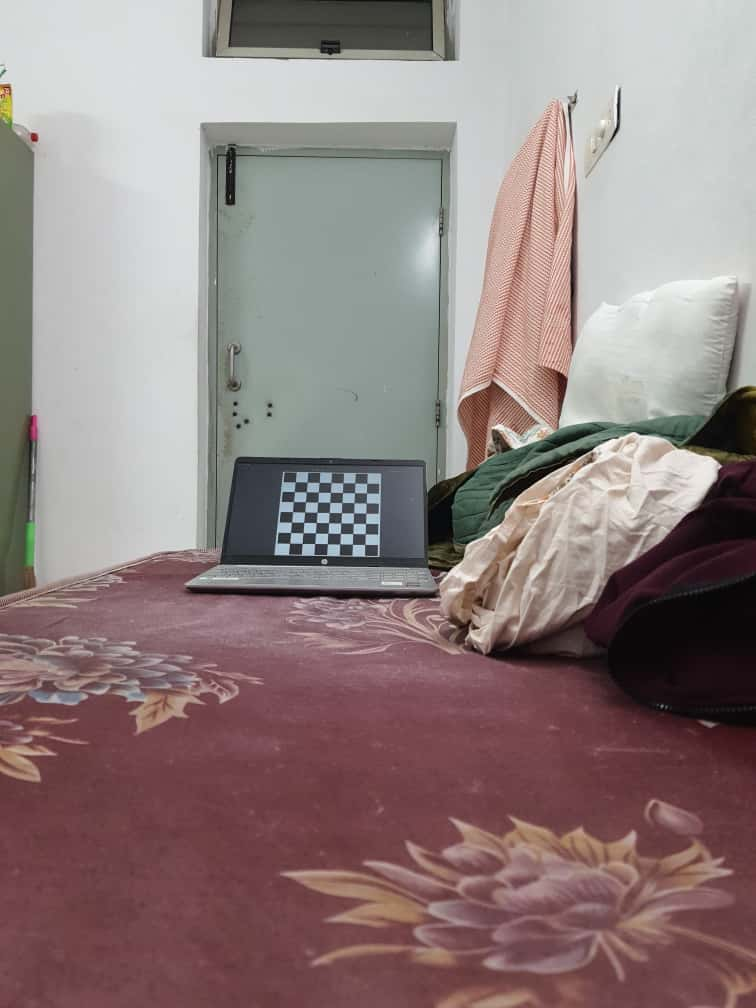
#> input picture images/left/left_1.jpg, 756 x 1008 px; its folder holds only this picture in this run
$ jupyter execute --allow-errors calibrate-fuzzy.ipynb   (older library calls are emulated)
#> lines starting #> are read from the running program, lines starting #| are printed output that depends on the picture
[cell 1]
import numpy as np
import cv2
import glob
import os

# ===================================================================
# -------------------- CONFIGURATION (EDIT THIS) --------------------
# ===================================================================

# 1. CHECKERBOARD DIMENSIONS (internal corners: width-1, height-1)
#    For an 8x8 squares board, this is (7, 7)
CHECKERBOARD_DIMS = (7, 7)

# 2. SQUARE SIZE (in any real-world unit, e.g., mm, cm, inches)
#    Measure one square on your physical checkerboard (on your laptop screen).
SQUARE_SIZE_MM = 21  # <--- IMPORTANT: MEASURE THIS ACCURATELY ON YOUR SCREEN!

# 3. IMAGE FILE PATHS (use wildcards)
#    Update these to match your folder structure. Assuming .jpg files.
IMAGES_PATH_LEFT = 'images/left/*.jpg'
IMAGES_PATH_RIGHT = 'images/right/*.jpg'

# ===================================================================
# -------------------- END OF CONFIGURATION -------------------------
# ===================================================================

# Termination criteria for corner refinement (used in cornerSubPix and stereoCalibrate)
criteria = (cv2.TERM_CRITERIA_EPS + cv2.TERM_CRITERIA_MAX_ITER, 30, 0.001)

# Prepare 3D object points (e.g., (0,0,0), (1,0,0), (2,0,0) ....,(8,5,0) scaled by SQUARE_SIZE_MM)
objp = np.zeros((CHECKERBOARD_DIMS[0] * CHECKERBOARD_DIMS[1], 3), np.float32)
objp[:, :2] = np.mgrid[0:CHECKERBOARD_DIMS[0], 0:CHECKERBOARD_DIMS[1]].T.reshape(-1, 2)
objp = objp * SQUARE_SIZE_MM # Scale by square size

# Arrays to store object points and image points from all images
objpoints = []  # 3D points in real world space (the checkerboard corners)
imgpoints_left = [] # 2D points in left image plane (detected pixel coordinates)
imgpoints_right = [] # 2D points in right image plane (detected pixel coordinates)

# Get image file names
images_left = sorted(glob.glob(IMAGES_PATH_LEFT))
images_right = sorted(glob.glob(IMAGES_PATH_RIGHT))

# --- Initial checks for image loading ---
if not images_left or not images_right:
    print("Error: No images found. Check your IMAGE_PATH settings and folder structure.")
    print(f"Looked for: '{IMAGES_PATH_LEFT}' and '{IMAGES_PATH_RIGHT}'")
    exit()

print(f"Found {len(images_left)} left images and {len(images_right)} right images.")

# Ensure we have a matching number of images
if len(images_left) != len(images_right):
    print("Error: Mismatched number of left and right images. Aborting.")
    exit()

# Store image dimensions (will be taken from the first image loaded)
image_size = None

# Flags for findChessboardCorners (helps with lighting and image normalization)
find_corner_flags = cv2.CALIB_CB_ADAPTIVE_THRESH + cv2.CALIB_CB_NORMALIZE_IMAGE + cv2.CALIB_CB_FAST_CHECK

# Iterate through all image pairs
for img_left_path, img_right_path in zip(images_left, images_right):
    img_left = cv2.imread(img_left_path)
#> img_left is the input picture: shape (1008, 756, 3); mean B, G, R 127, 127.8, 143.6
    img_right = cv2.imread(img_right_path)
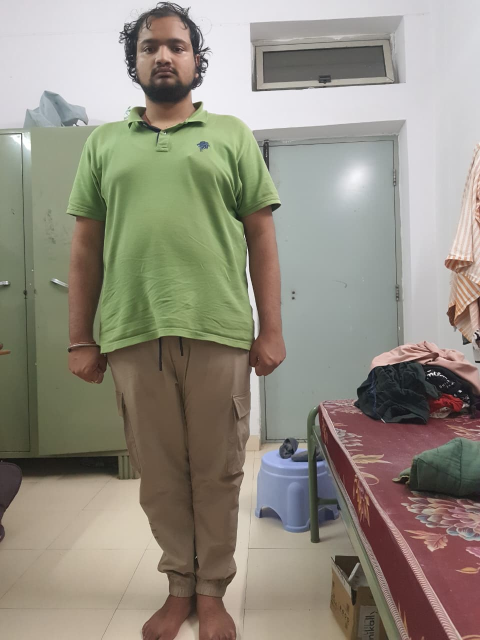
#> input picture new_images/right/test_01.jpg, 960 x 1280 px (shown at 1/2 size)
#> img_right is the input picture: shape (1280, 960, 3); mean B, G, R 128.4, 140.9, 146.2

    # Check if images were loaded successfully
    if img_left is None:
        print(f"Warning: Could not load left image: {img_left_path}. Skipping pair.")
        continue
    if img_right is None:
        print(f"Warning: Could not load right image: {img_right_path}. Skipping pair.")
        continue

    gray_left = cv2.cvtColor(img_left, cv2.COLOR_BGR2GRAY)
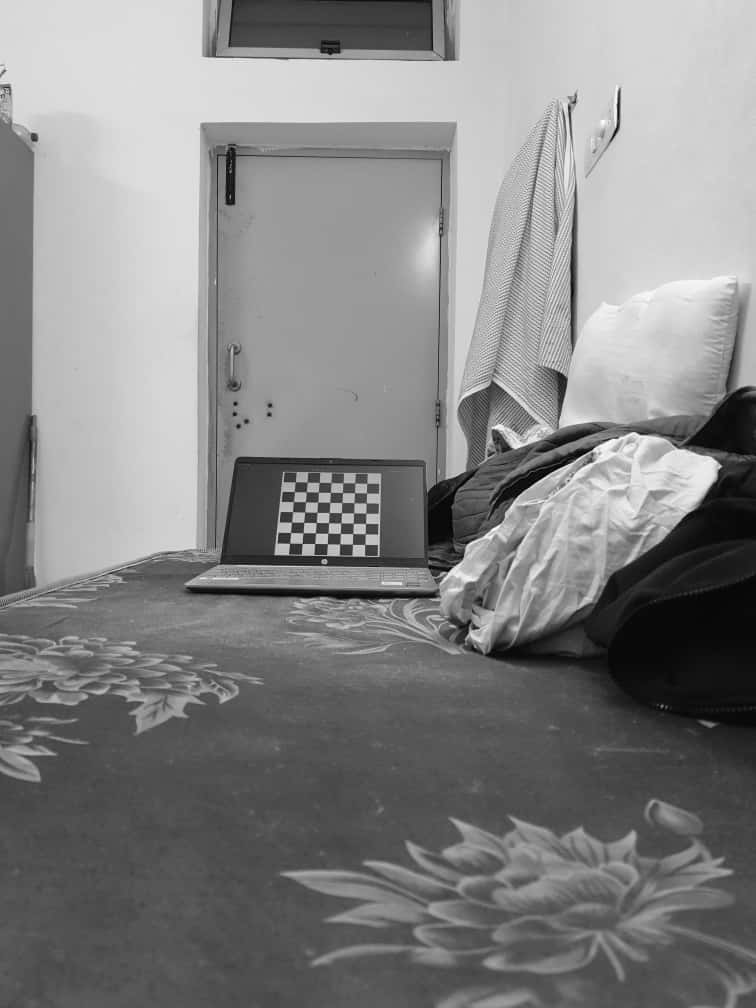
#> gray_left: shape (1008, 756); min 0, max 254, mean 132.5
    gray_right = cv2.cvtColor(img_right, cv2.COLOR_BGR2GRAY)
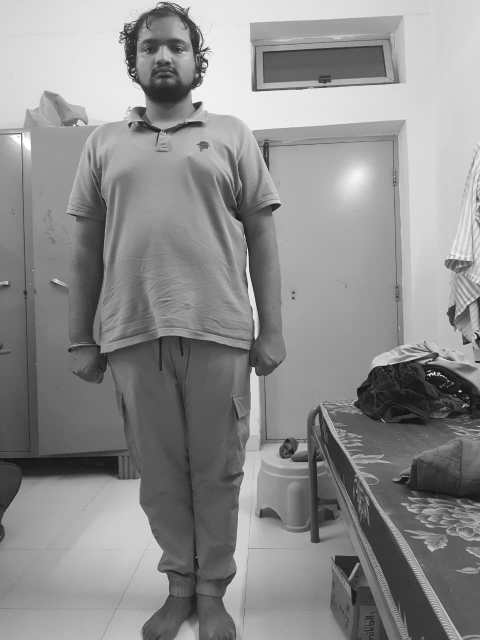
#> gray_right: shape (1280, 960) (shown at 1/2 size); min 0, max 255, mean 141.1

    # Get image size from the first valid image (assuming all are same size)
    if image_size is None:
        image_size = gray_left.shape[::-1] # (width, height)
#> image_size = (756, 1008)

    # Find the chess board corners
    ret_left, corners_left = cv2.findChessboardCorners(gray_left, CHECKERBOARD_DIMS, find_corner_flags)
#> ret_left = True; corners_left = 49 rows, first 8: [366.9, 483.3], [366.8, 492.7], [366.1, 502.9], [365.7, 513.2], [365.5, 523.5], [365.4, 533.6], [364.8, 544.5], [354.8, 482.8]
    ret_right, corners_right = cv2.findChessboardCorners(gray_right, CHECKERBOARD_DIMS, find_corner_flags)
#> ret_right = False; corners_right = None

    # --- If corners are found in BOTH images ---
    if ret_left and ret_right:
        print(f"Corners found in pair: {os.path.basename(img_left_path)} / {os.path.basename(img_right_path)}")

        # Add the 3D object points
        objpoints.append(objp)

        # Refine 2D corner locations for more accuracy
        corners_left_refined = cv2.cornerSubPix(gray_left, corners_left, (11, 11), (-1, -1), criteria)
        imgpoints_left.append(corners_left_refined)

        corners_right_refined = cv2.cornerSubPix(gray_right, corners_right, (11, 11), (-1, -1), criteria)
        imgpoints_right.append(corners_right_refined)

        # [6 lines of commented-out code are left out]

    else:
        print(f"Corners NOT found in pair: {os.path.basename(img_left_path)} / {os.path.basename(img_right_path)}")

cv2.destroyAllWindows() # Close any OpenCV display windows

#> (the rest of this cell did not finish here and is left out)
